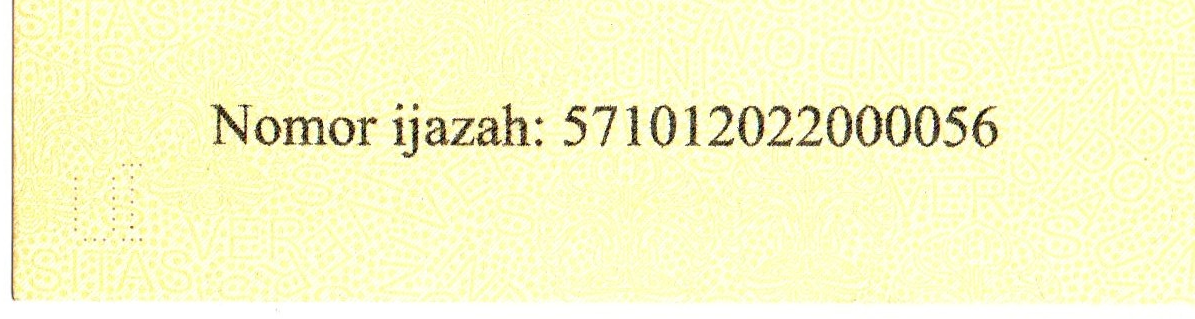
#> input picture data/Nomor_Ijazah/01_HighQuality_Enhanced.jpg, 1195 x 319 px; its folder holds only this picture in this run
$ python visualize.py
#> lines starting #> are read from the running program, lines starting #| are printed output that depends on the picture
### ijazah_verifier/preprocessing.py
"""Grayscale + metode image enhancement.

Semua fungsi menerima & mengembalikan citra grayscale uint8.
"""
import cv2
import numpy as np


def to_gray(img: np.ndarray) -> np.ndarray:
    """Konversi BGR -> grayscale (sudah grayscale dibiarkan)."""
    if img.ndim == 2:
        return img
    return cv2.cvtColor(img, cv2.COLOR_BGR2GRAY)


# ---------------------------------------------------------------- enhancement
def none(g):
    return g


def hist_eq(g):
    """Histogram Equalization global."""
    return cv2.equalizeHist(g)


def clahe(g, clip=2.0, tile=8):
    """Contrast Limited Adaptive Histogram Equalization."""
    return cv2.createCLAHE(clipLimit=clip, tileGridSize=(tile, tile)).apply(g)


def contrast_stretch(g, lo_pct=1, hi_pct=99):
    """Peregangan kontras berbasis persentil (robust terhadap outlier)."""
    lo, hi = np.percentile(g, (lo_pct, hi_pct))
    out = (g.astype(np.float32) - lo) * 255.0 / max(hi - lo, 1.0)
    return np.clip(out, 0, 255).astype(np.uint8)


def brightness_adjustment(g, beta=25):
    """Brightness Adjustment: tambah konstanta beta ke setiap piksel."""
    return cv2.convertScaleAbs(g, alpha=1.0, beta=beta)


def gamma_correction(g, gamma=0.6):
    lut = np.array([(i / 255.0) ** gamma * 255 for i in range(256)], np.uint8)
    return cv2.LUT(g, lut)


def median_denoise(g, k=3):
    return cv2.medianBlur(g, k)


def gaussian_denoise(g, k=3):
    return cv2.GaussianBlur(g, (k, k), 0)


def unsharp(g, amount=1.5, sigma=2.0):
    blur = cv2.GaussianBlur(g, (0, 0), sigma)
    return cv2.addWeighted(g, 1 + amount, blur, -amount, 0)


# [5 lines left out: function background_normalize, not called in this run]


# Registry metode enhancement yang dibandingkan pada evaluasi CER.
ENHANCEMENTS = {
    "none (grayscale saja)": none,
    "Histogram Equalization": hist_eq,
    "CLAHE": clahe,
    "Contrast Stretching": contrast_stretch,
    "Brightness Adjustment": brightness_adjustment,
    "Gamma Correction": gamma_correction,
    "Median + Stretching": lambda g: contrast_stretch(median_denoise(g)),
    "Gaussian + Stretching": lambda g: contrast_stretch(gaussian_denoise(g)),
    "Median + CLAHE": lambda g: clahe(median_denoise(g)),
    "Median + Stretch + Unsharp": lambda g: unsharp(contrast_stretch(median_denoise(g))),
    "Background Normalization": lambda g: background_normalize(median_denoise(g)),
}

DEFAULT_NUMBER_ENHANCEMENT = "Gaussian + Stretching"  # terbaik pada stress test CER (lihat results/hasil_evaluasi.md)


def global_enhancement(g):
    """Tahap 'Image Enhancement' global (sebelum ROI dipisah): denoise ringan."""
    return median_denoise(g, 3)

### ijazah_verifier/number_ocr.py
"""Area nomor ijazah: enhancement -> OCR (Tesseract) -> ekstraksi nomor."""
import os
import re
from dataclasses import dataclass

import cv2
import numpy as np
import pytesseract

from . import preprocessing as P

if os.environ.get("TESSERACT_CMD"):
    pytesseract.pytesseract.tesseract_cmd = os.environ["TESSERACT_CMD"]

# Whitelist: digit + huruf label "Nomor ijazah:" agar baris utuh tetap terbaca
# (label tidak ikut ke hasil karena diambil hanya runtun digit terpanjang).
_TESS_CONFIG = "--psm 7 -c tessedit_char_whitelist=0123456789Nomorijazah:"
MIN_DIGITS = 6


@dataclass
class NumberResult:
    number: str          # "" bila tidak terbaca
    raw: str             # keluaran mentah Tesseract
    error: bool = False  # True bila Tesseract gagal/crash


def prepare_for_ocr(g: np.ndarray, scale: int = 2, pad: int = 20) -> np.ndarray:
    """Upscale (membantu glyph kecil) + padding tepi (Tesseract butuh margin)."""
    g = cv2.resize(g, None, fx=scale, fy=scale, interpolation=cv2.INTER_CUBIC)
    return cv2.copyMakeBorder(g, pad, pad, pad, pad, cv2.BORDER_REPLICATE)


def read_number(roi_gray: np.ndarray, enhancement: str = P.DEFAULT_NUMBER_ENHANCEMENT) -> NumberResult:
    """ROI nomor (grayscale) -> enhancement -> OCR -> nomor ijazah."""
    enhanced = P.ENHANCEMENTS[enhancement](roi_gray)
    img = prepare_for_ocr(enhanced)
    try:
        raw = pytesseract.image_to_string(img, config=_TESS_CONFIG)
    except Exception:  # pytesseract.TesseractError / RuntimeError
        return NumberResult("", "", error=True)
    runs = re.findall(r"\d+", raw)
    best = max(runs, key=len) if runs else ""
    return NumberResult(best if len(best) >= MIN_DIGITS else "", raw.strip())

### visualize.py
"""Visualisasi pipeline per ijazah (panel gambar + nomor + status tanda tangan).

Jalankan:  python visualize.py          -> results/visualisasi/visualisasi_01.png ... _09.png
"""
import glob
import os

import cv2
import matplotlib
matplotlib.use("Agg")
import matplotlib.pyplot as plt

from ijazah_verifier import preprocessing as P
from ijazah_verifier.number_ocr import read_number
from ijazah_verifier.signature import clean_morphology, detect_signature, threshold_ink

NUM_DIR, SIG_DIR, OUT = "data/Nomor_Ijazah", "data/Tanda_Tangan", "results/visualisasi"


def main(enhancement=P.DEFAULT_NUMBER_ENHANCEMENT):
#> called with enhancement = 'Gaussian + Stretching'
    os.makedirs(OUT, exist_ok=True)
    for i, nf in enumerate(sorted(glob.glob(f"{NUM_DIR}/*.jpg")), 1):
        sf = os.path.join(SIG_DIR, os.path.basename(nf))
        num_img, sig_img = cv2.imread(nf), cv2.imread(sf)
#> num_img is the input picture: shape (319, 1195, 3); mean B, G, R 199.8, 247.8, 248.1
        g_num = P.global_enhancement(P.to_gray(num_img))
#> in to_gray, `return cv2.cvtColor(img, cv2.COLOR_BGR2GRAY)`:
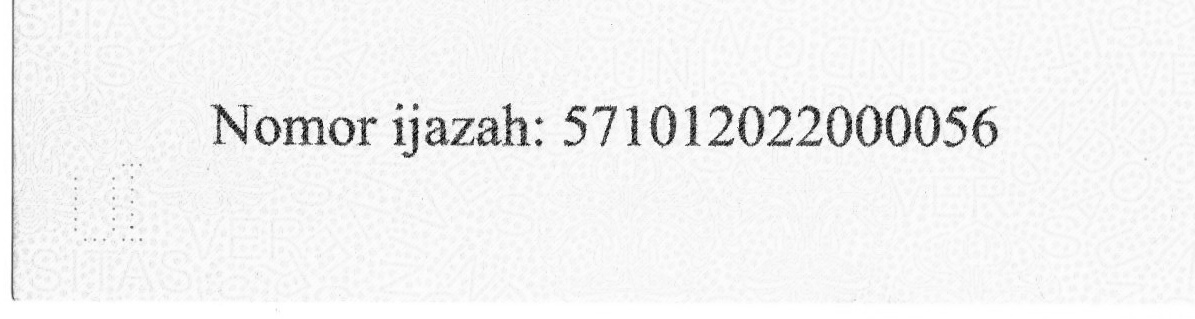
#> returned value: shape (319, 1195); min 2, max 255, mean 242.5
        g_sig = P.global_enhancement(P.to_gray(sig_img))

        enhanced = P.ENHANCEMENTS[enhancement](g_num)
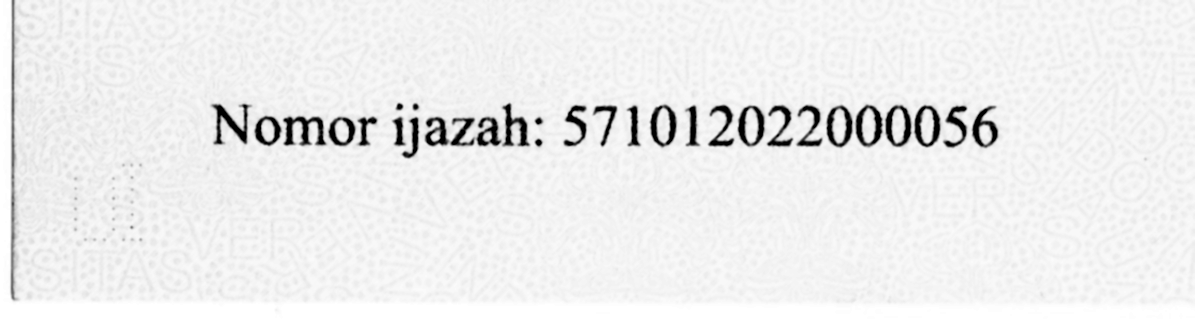
#> enhanced: shape (319, 1195); min 0, max 255, mean 236.2
        num = read_number(g_num, enhancement)
#> in prepare_for_ocr, `return cv2.copyMakeBorder(g, pad, pad, pad, pad, cv2.BORDER_REPLICATE)`:
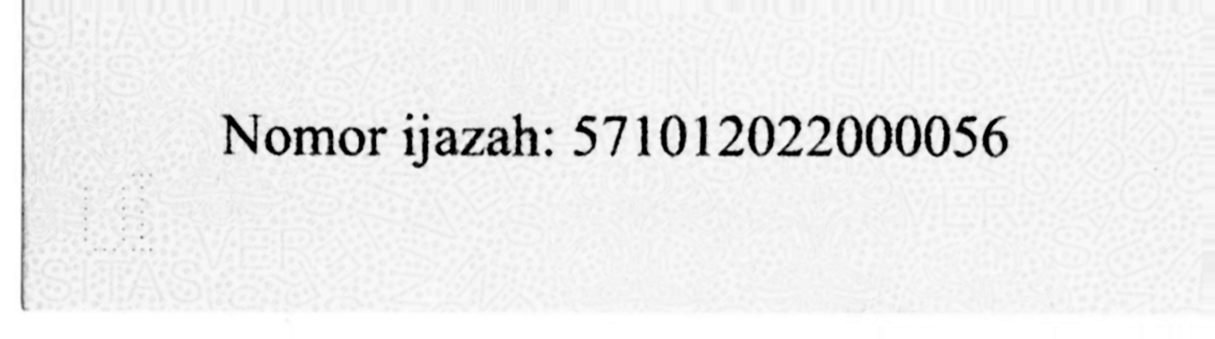
#> returned value: shape (678, 2430) (shown at 1/2 size); min 0, max 255, mean 237.2
        sig = detect_signature(g_sig)
        thr, _, _ = threshold_ink(g_sig)

        panels = [("Citra area nomor", cv2.cvtColor(num_img, cv2.COLOR_BGR2RGB)),
                  ("Grayscale + enhancement global", g_num),
                  (f"Enhancement nomor:\n{enhancement}", enhanced),
                  ("Citra area tanda tangan", cv2.cvtColor(sig_img, cv2.COLOR_BGR2RGB)),
                  ("Thresholding", thr),
                  ("Morphology (open + close)", clean_morphology(thr))]
        fig, axes = plt.subplots(2, 3, figsize=(15, 8), dpi=160)
        fig.suptitle(f"Verifikasi Ijazah {i} - {os.path.basename(nf)}", fontsize=14, fontweight="bold")
        for ax, (title, im) in zip(axes.flat, panels):
            ax.imshow(im, cmap="gray" if im.ndim == 2 else None)
            ax.set_title(title, fontsize=10)
            ax.axis("off")
        fig.text(0.03, 0.015,
                 f"Nomor Ijazah : {num.number or 'TIDAK TERBACA'}\n"
                 f"Tanda Tangan : {sig.label}  (tinta {sig.ink_ratio}% | komponen terbesar {sig.largest_ratio}%)",
                 fontsize=12, va="bottom", family="monospace")
        fig.tight_layout(rect=[0, 0.08, 1, 0.94])
        fig.savefig(f"{OUT}/visualisasi_{i:02d}.png")
        plt.close(fig)
        print(f"[{i}] {os.path.basename(nf)} -> {num.number or 'TIDAK TERBACA'} | {sig.label}")


if __name__ == "__main__":
    main()
#> (the call stopped at in read_number, `raw = pytesseract.image_to_string(img, config=_TESS_CONFIG)`: pytesseract is not available in this run)

$ run again, on data/Nomor_Ijazah/08_JPEGCompression_Artifacts.jpg
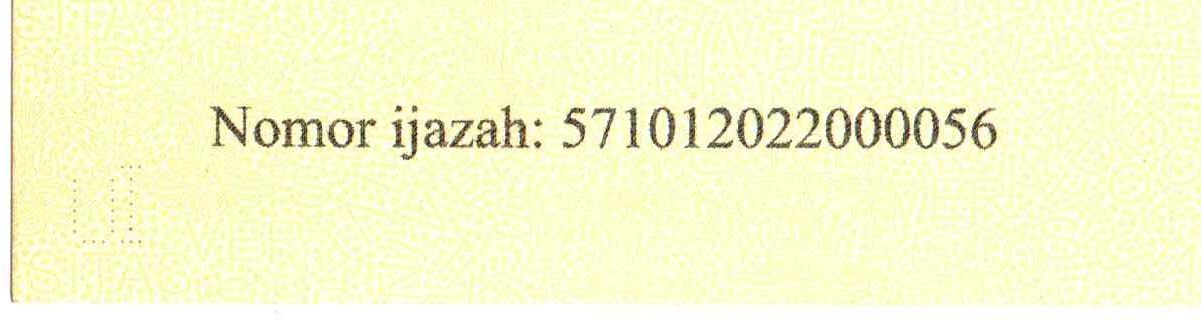
#> input picture data/Nomor_Ijazah/08_JPEGCompression_Artifacts.jpg, 1201 x 321 px
#> in main, num_img is the input picture: shape (321, 1201, 3); mean B, G, R 205.8, 248.5, 248.1
#> in main, `enhanced = P.ENHANCEMENTS[enhancement](g_num)`:
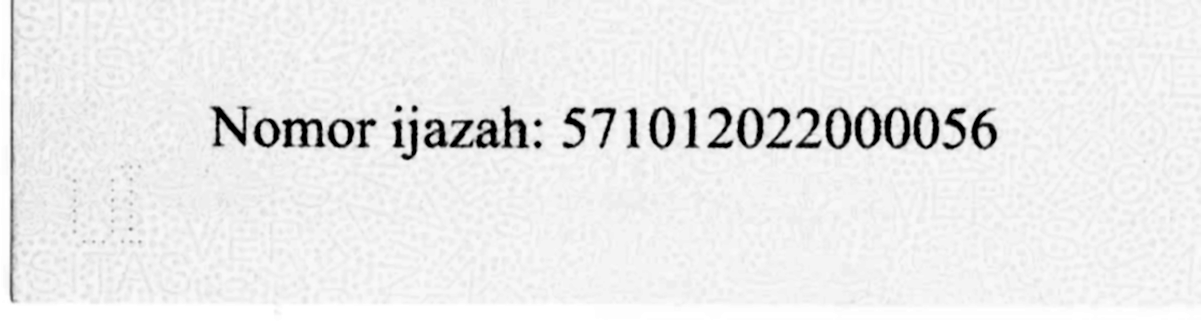
#> enhanced: shape (321, 1201); min 0, max 255, mean 234.9
#> in prepare_for_ocr, `return cv2.copyMakeBorder(g, pad, pad, pad, pad, cv2.BORDER_REPLICATE)`:
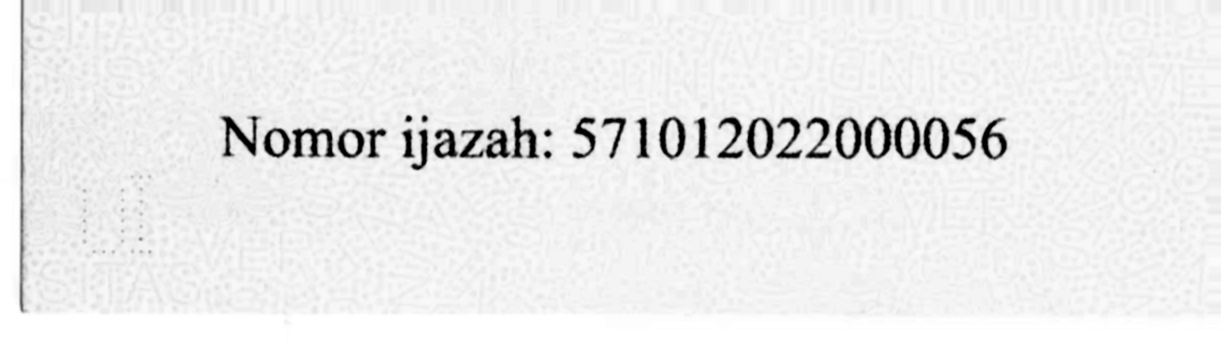
#> returned value: shape (682, 2442) (shown at 1/2 size); min 0, max 255, mean 235.9

$ run again, on data/Nomor_Ijazah/02_LowContrast.jpg
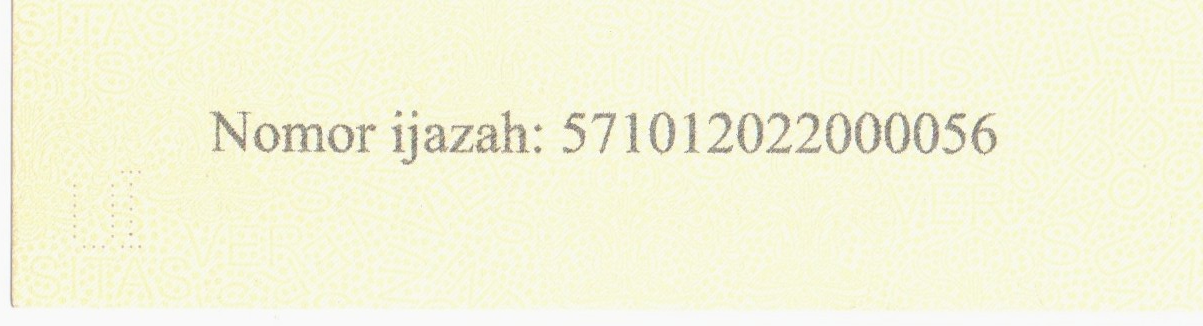
#> input picture data/Nomor_Ijazah/02_LowContrast.jpg, 1203 x 326 px
#> in main, num_img is the input picture: shape (326, 1203, 3); mean B, G, R 219.2, 245.2, 245.6
#> in main, `enhanced = P.ENHANCEMENTS[enhancement](g_num)`:
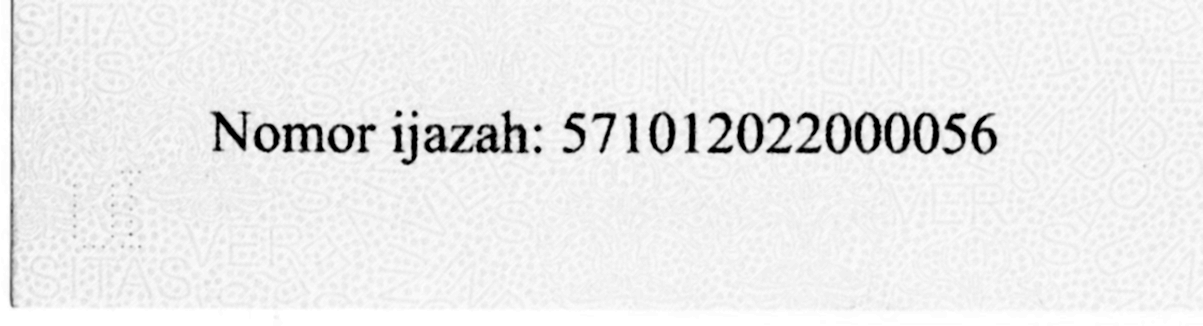
#> enhanced: shape (326, 1203); min 0, max 255, mean 235.7
#> in prepare_for_ocr, `return cv2.copyMakeBorder(g, pad, pad, pad, pad, cv2.BORDER_REPLICATE)`:
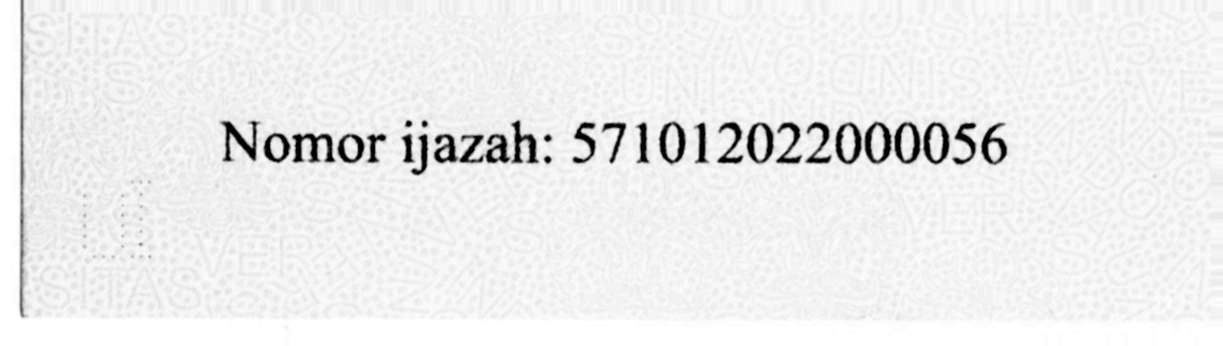
#> returned value: shape (692, 2446) (shown at 1/2 size); min 0, max 255, mean 236.7
